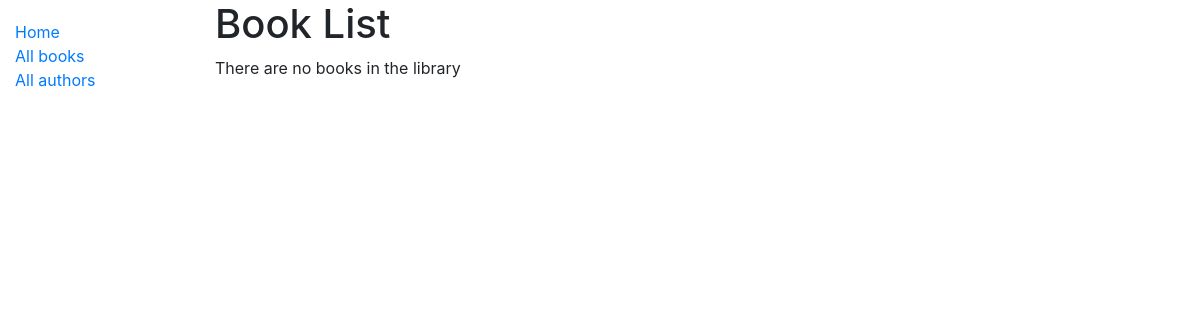
Page /catalog/books/ on the earlier database version.
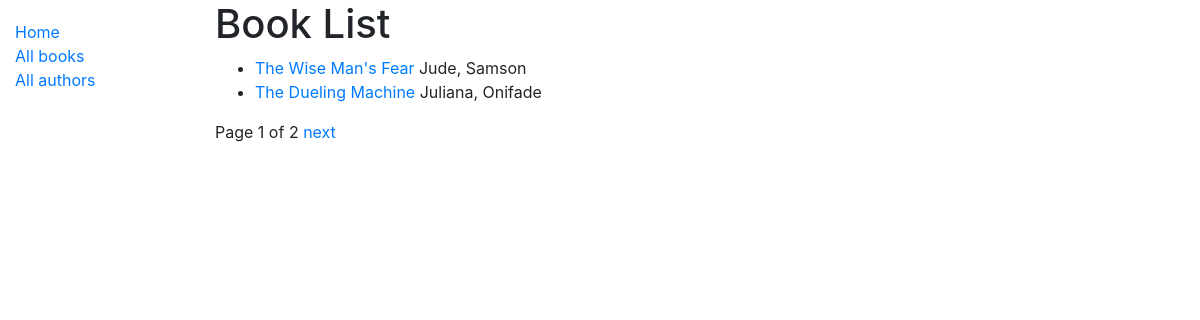
Same page on the later database version.
### catalog/models.py (models this page shows, shortened)
class Book(models.Model):
    title = models.CharField(max_length=200)
    author = models.ForeignKey('Author', on_delete=models.SET_NULL, null=True)
    summary = models.TextField(max_length=1000, help_text='Enter a brief description of the book')
    isbn = models.CharField('ISBN', max_length=13, unique=True,
                            help_text='13 Character <a href="https://www.isbn-international.org/content/what-isbn">ISBN number</a>')
    genre = models.ManyToManyField(Genre, help_text='Select a genre for this book')
    language = models.ForeignKey('Language', on_delete=models.SET_NULL, null=True)
    def get_absolute_url(self):
        return reverse('book-detail', args=[str(self.id)])
    def display_genre(self):
        """Create a string for the Genre. This is required to display genre in Admin."""
        return ', '.join(genre.name for genre in self.genre.all()[:3])
    display_genre.short_description = 'Genre'

class Author(models.Model):
    first_name = models.CharField(max_length=100)
    last_name = models.CharField(max_length=100)
    date_of_birth = models.DateField(null=True, blank=True)
    date_of_death = models.DateField('Died', null=True, blank=True)
    class Meta:
        ordering = ['last_name', 'first_name']
    def __str__(self):
        return f'{self.last_name}, {self.first_name}'

### catalog/views.py (the view)
# urls.py: path('books/', views.BookListView.as_view(), name='books'),
class BookListView(generic.ListView):
    model = Book
    paginate_by = 2

### catalog/templates/catalog/book_list.html
{% extends 'base_generic.html' %}
{% block content %}
  <h1>Book List</h1>
  {% if book_list%}
    <ul>
      {% for book in book_list %}
        <li>
          <a href="{{ book.get_absolute_url }}"> {{ book.title }} </a>
          {{ book.author }}
        </li>
      {% endfor %}
    </ul>
  {% else %}
    <p>There are no books in the library</p>
  {% endif %}
{% endblock %}

Differences in the rows shown:
added Book: title "The Wise Man's Fear", author "Jude, Samson"
added Book: title "The Dueling Machine", author "Juliana, Onifade"
Other differences:
{{ page_obj.number }}: (not shown) → "1"
{{ page_obj.paginator.num_pages }}: (not shown) → "2"
text no longer shown: "There are no books in the library"
text now shown: "Page of next"
